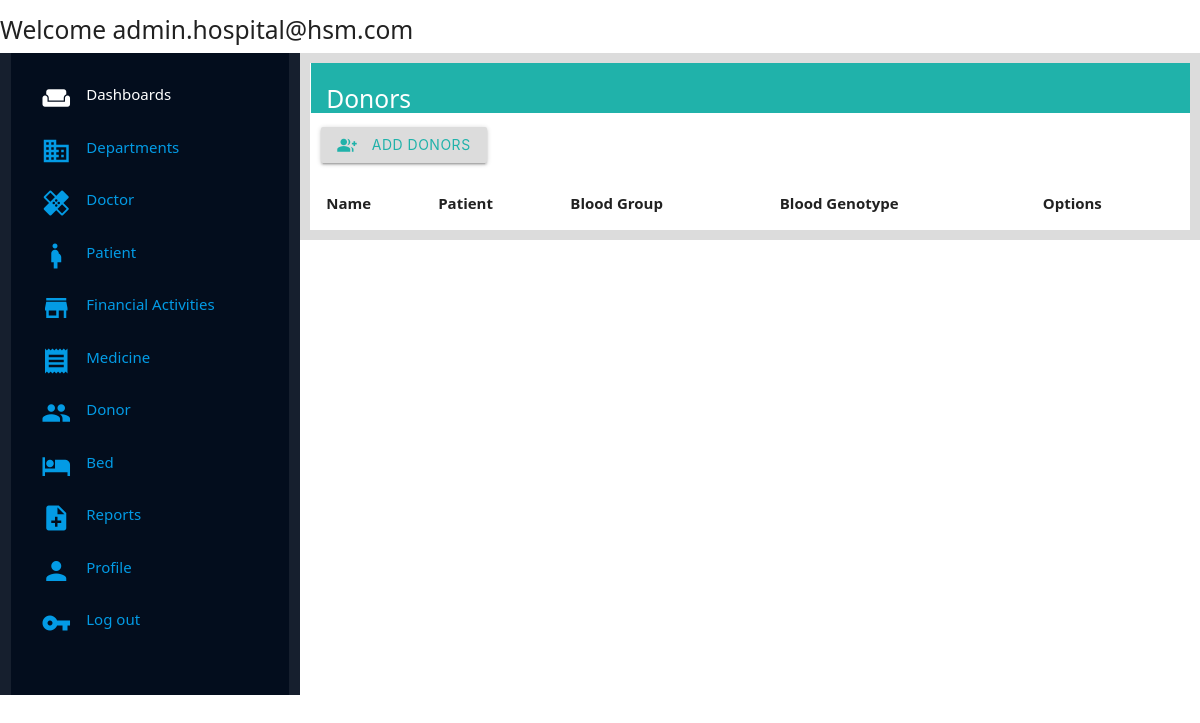
The app's page /management/donors/ (signed in), older data.
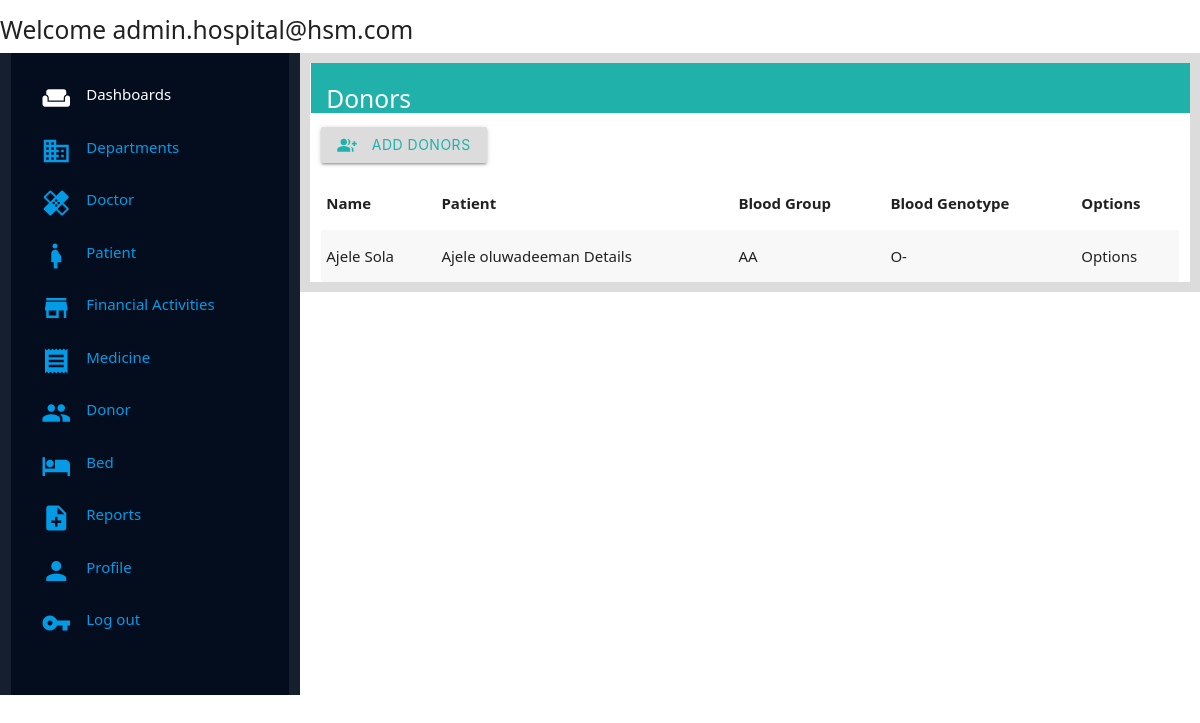
The same page, newer data.
### management/models.py (models this page shows, shortened)
class Donors(models.Model):
    name = models.CharField(max_length=250)
    patient = models.ForeignKey(Patient, on_delete=models.CASCADE, null=True, blank=True)
    date_of_birth = models.DateField(null=True, blank=True)
    blood_group = models.CharField(max_length=250)
    bloood_genotype = models.CharField(max_length=250)
    donor_contact = models.CharField(max_length=250,default="Please Update")
    date_donated = models.DateTimeField(auto_now_add=True,blank=True, null=True)
    amount_donated = models.CharField(null=True, max_length=250,blank=True)

class Patient(models.Model):
    Patient_id = models.CharField(unique=True, max_length=200, default="Please Update",null=True,blank=True)
    Patient_lastname = models.CharField(max_length=250,null=True, blank=True)
    Patient_firstname = models.CharField(max_length=250,null=True, blank=True)
    Patient_email_address = models.EmailField(max_length=250, null=True, blank=True, default="Null_provided@email.com")
    Patient_phone_number = models.CharField(max_length=120, null=True, blank=True)
    Patient_address = models.CharField(max_length=350,null=True,blank=True)
    Patient_doctor = models.ForeignKey(Doctor,on_delete=models.CASCADE, related_name="patient_doctor")
    Patient_blood_group = models.CharField(max_length=200, default="Please Update")
    Patient_blood_genotype = models.CharField(max_length=200, default="Please Update")
    Patient_age = models.IntegerField(null=True,blank=True)
    Patient_gender = models.CharField(max_length=25, choices=GENDER,default="UNDECIDED")
    Patient_room = models.ForeignKey(Room, on_delete=models.CharField, null=True, blank=True)
    def __str__(self):
        return self.Patient_lastname +" " + self.Patient_firstname + " Details"

### management/views.py (the view)
# urls.py: path('donors/',views.donors_page, name="donors_page"),
@login_required(login_url=welcome_page)
def donors_page(request):
    donors = Donors.objects.all()
    context = {
        'donors':donors
    }
    return render(request,'management/Pages/donor_page.html',context)

### management/templates/management/Pages/donor_page.html
{% extends 'management/index.html' %}
{% load static %}
{% block content %}
<div class="wrapper">
    <div class="title-holder">
        <h5 class="title">Donors</h5>
    </div>
<div class="body-wrapper">
        <button class="btn add-btn"><i class="small material-icons left">group_add</i> Add Donors</button>
    </div>
    <div class="display-list">
        <table class="striped">
        <thead>
          <tr>
              <th>Name</th>
              <th>Patient</th>
              <th>Blood Group</th>
              <th>Blood Genotype</th>
              <th>Options</th>
          </tr>
        </thead>
        <tbody>
          {% for donor in donors %}
          <tr>
            <td>{{donor.name}}</td>
            <td>{{donor.patient}}</td>
            <td>{{donor.blood_group}}</td>
            <td>{{donor.bloood_genotype}}</td>
            <td>Options</td>
          </tr>
          {% endfor %}
        </tbody>
      </table>
    </div>
</div>
{% endblock content %}

### management/templates/management/index.html (shortened to what this page needs)
{% load static %}
<!DOCTYPE html>
<html lang="en">
<head>
    <link rel="stylesheet" href="{% static 'management/css/materialize.css' %}">
    <link rel="stylesheet" href="{% static 'management/css/style.css' %}">
</head>
<body>
    {% include 'management/Components/navbar_components.html' %}
<div class="row">
    <div class="col l3 sider-bar">
    {% include 'management/Components/sider_component.html' %}
    </div>
    <div class="col l9 main-content">
        {% block content %}
        {% endblock content %}
    </div>
</div>
</body>
</html>

### management/templates/management/Components/navbar_components.html
{% block content %}
<div class="navbar">
    <h5 class="navbar-text"> Welcome {{request.user}} </h5>
</div>
{% endblock %}

### management/templates/management/Components/sider_component.html
{% block content %}
<div class="sider-bar">
    <ul class="sider-list">
        <li class="sider-options"><i class="small material-icons left">weekend</i>Dashboards</li>
        <li class="sider-options"><a href="{% url 'departments_page' %}"><i class="small material-icons left">domain</i>Departments</a></li>
        <li class="sider-options"><a href="{% url 'doctors_page' %}"><i class="small material-icons left">healing</i>Doctor</a></li>
        <li class="sider-options"><a href="{%  url 'patients_page' %}"><i class="small material-icons left">pregnant_woman</i>Patient</a></li>
        <li class="sider-options"><a href="{% url 'financies_page' %}"><i class="small material-icons left">store</i>Financial Activities</a></li>
        <li class="sider-options"><a href="{% url 'medicine_page' %}"><i class="small material-icons left">receipt</i>Medicine</a></li>
        <li class="sider-options"><a href="{% url 'donors_page' %}"><i class="small material-icons left">people</i>Donor</a></li>
        <li class="sider-options"><a href="{% url 'beds_page' %}"><i class="small material-icons left">hotel</i>Bed</a></li>
        <li class="sider-options"><a href="{% url 'reports_page' %}"><i class="small material-icons left">note_add</i>Reports</a></li>
        <li class="sider-options"><a href="{% url 'profile_page' %}"><i class="small material-icons left">person</i>Profile</a></li>
        <li class="sider-options"><a href="{% url 'logout' %}"><i class="small material-icons left">vpn_key</i>Log out</a></li>
    </ul>
</div>
{% endblock content %}

### management/static/management/css/style.css (style rules this page uses)
* { margin: 0; padding: 0; font-family:'Segoe UI', Tahoma, Geneva, Verdana, sans-serif; }
.sider-bar { background-color: rgba(2, 11, 28, 0.919); color: white; height: 642px; padding: 2em; margin-bottom: -2em; }
.sider-options { margin-bottom: 2em; }
.main-content { border: 10px solid gainsboro; }
.title-holder { background-color: lightseagreen; height: 50px; color: white; margin-left: -10px; margin-right: -11px; padding-bottom: 10px; padding-top: 5px; padding-left: 1em; }
.add-btn { margin-top: 1em; margin-bottom: 1em; background-color: gainsboro; color: lightseagreen; }

Row changes from the older to the newer data that the page shows:
added Donors: name "Ajele Sola", patient "Ajele oluwadeeman Details", blood_group "AA", bloood_genotype "O-"
